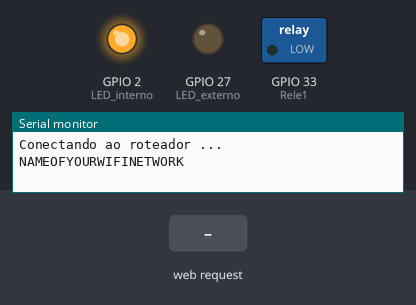
A sketch run on a simulated ESP8266 (NodeMCU). On the bench: switched loads named in the sketch (green lamp = pin HIGH), output pins drawn as LEDs (lit = HIGH), the last lines printed to the serial monitor. The test bench sets the inputs (shaded band). WiFi joins after 1.5 s; servers stay silent unless stated.

Above: at 0.1 s.
At 5.2 s:
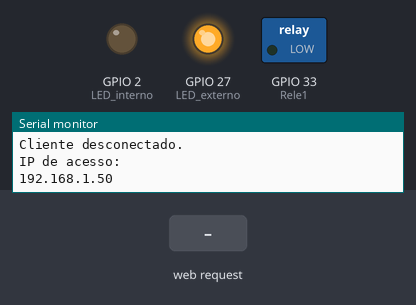
5.3 s: HTTP request GET /onoff received
7.5 s: HTTP request GET /123 received
9.6 s: HTTP request GET /colors received
Timing chart, 0 to 12.6 s (numbered marks = the images above; inputs shaded):
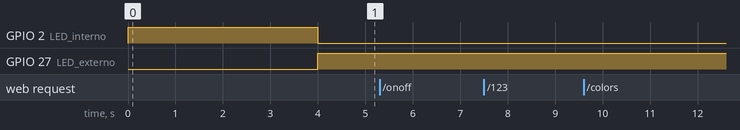

The sketch:

ESP32_TVRemoteControl_Samsung.ino
```cpp
//Bibliotecas para acesso Wifi
#include <WiFi.h>
#include <WiFiClient.h>
#include <WiFiAP.h>

//Bibliotecas para comunicação por infravermelho
#include <Arduino.h>
#include <IRremoteESP8266.h>
#include <IRsend.h>


#define Rele1 33 //usando o rele 01 no IN01

#define LED_externo 27
#define LED_interno 2 // Led Interno do Esp3

bool Estado_Do_Rele1 = LOW;


// substitua os dados entre parênteses com o nome da Rede e a senha desejados
const char *ssid = "NAMEOFYOURWIFINETWORK";
const char *password = "PASSWORD";

WiFiServer server(80);

//Pino de saída para infravermelho
const uint16_t kIrLed = 4;  // Recommended: 4 (D2).


IRsend irsend(kIrLed);  // Set the GPIO to be used to sending the message.


uint16_t bonoff[203] = {4512, 4492,  560, 1678,  560, 1676,  562, 1674,  560, 556,  562, 556,
    560, 558,  560, 558,  558, 558,  562, 1676,  560, 1676,  562, 1676,  564, 554,  558, 558,  560,
    558,  586, 532,  562, 558,  560, 558,  586, 1650,  560, 1674,  560, 560,  560, 558,  560, 1678,
    588, 1648,  558, 1678,  560, 1676,  560, 560,  560, 556,  560, 1676,  560, 1676,  560, 558,  586,
    532,  560, 556,  560, 46746,  4512, 4492,  560, 1676,  560, 1676,  586, 1650,  560, 558,  560, 558,
    560, 558,  558, 560,  560, 558,  560, 1678,  560, 1676,  560, 1678,  560, 558,  560, 558,  558, 560,
    562, 556,  558, 560,  560, 558,  560, 1678,  532, 1704,  558, 560,  560, 560,  560, 1676,  560, 1676,
    560, 1678,  558, 1676,  560, 558,  560, 558,  560, 1676,  560, 1676,  560, 558,  586, 532,  560, 556,
    588, 46724,  4514, 4492,  560, 1678,  586, 1650,  560, 1676,  558, 560,  548, 570,  534, 582,  562,
    558,  586, 532,  560, 1676,  560, 1678,  558, 1678,  562, 556,  560, 560,  560, 558,  560, 556,  534,
    584,  560, 558,  560, 1676,  560, 558,  534, 584,  560, 558,  560, 558,  560, 558,  560, 558,  560,
    1676,  562, 556,  588, 1650,  558, 1678,  560, 1676,  560, 1678,  558, 1678,  558, 1676,  534};
uint16_t b123[75] = {4530, 4494,  560, 1676,  558, 1678,  560, 1676,  558, 560,  558, 560,  560, 558,  560, 556,  534, 586,  558, 1680,  532, 1704,  560, 1678,  558, 560,  560, 558,  558, 560,  558, 560,  558, 560,  558, 560,  558, 1678,  532, 586,  558, 560,  560, 1678,  558, 560,  532, 1704,  562, 1676,  560, 1676,  534, 584,  532, 1704,  564, 1672,  558, 560,  532, 1704,  558, 560,  558, 558,  532, 48564,  286, 980,  266, 432,  268, 706,  294};
uint16_t bcolors[67] = {4512, 4494,  560, 1676,  558, 1678,  558, 1678,  530, 588,  532, 586,  530, 588,  558, 560,  556, 562,  556, 1680,  530, 1708,  532, 1704,  558, 560,  558, 560,  558, 560,  530, 586,  558, 562,  530, 586,  530, 1706,  530, 1706,  530, 1706,  530, 588,  556, 562,  532, 1706,  530, 1706,  556, 1680,  558, 560,  558, 560,  532, 588,  556, 1680,  530, 1706,  556, 562,  530, 588,  556};
uint16_t bcenter[67] = {4570, 4438,  562, 1674,  640, 1596,  614, 1622,  588, 530,  560, 560,  588, 530,  562, 556,  616, 502,  590, 1650,  640, 1598,  612, 1624,  560, 560,  590, 528,  562, 556,  560, 558,  586, 532,  644, 476,  614, 504,  586, 532,  588, 1650,  614, 504,  588, 1648,  558, 1678,  586, 530,  560, 1678,  558, 1678,  590, 1648,  616, 502,  560, 1676,  640, 478,  588, 530,  562, 1676,  586};
uint16_t bup[67] = {4486, 4520,  558, 1680,  556, 1678,  560, 1676,  562, 556,  560, 558,  560, 558,  560, 558,  560, 558,  560, 1676,  560, 1678,  558, 1678,  560, 560,  562, 556,  560, 558,  532, 586,  560, 558,  560, 558,  534, 584,  560, 558,  534, 586,  560, 558,  558, 1680,  560, 1676,  558, 560,  560, 1678,  560, 1678,  558, 1678,  560, 1678,  532, 1704,  560, 558,  532, 586,  560, 1678,  560};
uint16_t bdown[67] = {4512, 4492,  584, 1652,  560, 1676,  560, 1678,  560, 558,  560, 558,  562, 558,  558, 560,  560, 560,  532, 1704,  558, 1678,  560, 1676,  532, 586,  560, 558,  560, 558,  558, 560,  560, 558,  560, 1676,  560, 558,  532, 586,  558, 560,  558, 560,  560, 1678,  534, 1702,  560, 558,  586, 532,  534, 1704,  560, 1676,  534, 1702,  530, 1704,  558, 562,  560, 558,  558, 1678,  532};
uint16_t bleft[67] = {4502, 4520,  560, 1678,  560, 1678,  532, 1704,  558, 560,  534, 584,  532, 586,  558, 560,  532, 586,  560, 1676,  532, 1704,  532, 1704,  532, 584,  560, 558,  558, 560,  558, 560,  560, 558,  558, 1678,  532, 586,  560, 1676,  558, 562,  532, 586,  556, 1680,  558, 1678,  560, 558,  558, 560,  558, 1678,  558, 560,  558, 1678,  558, 1678,  530, 586,  560, 558,  560, 1676,  560};
uint16_t bright[75] = {4484, 4522,  556, 1680,  532, 1706,  556, 1680,  530, 588,  556, 562,  532, 586,  558, 562,  556, 562,  556, 1680,  530, 1706,  556, 1680,  530, 588,  558, 560,  530, 588,  532, 588,  554, 562,  530, 588,  530, 1706,  530, 588,  530, 586,  532, 586,  530, 1708,  530, 1706,  530, 588,  532, 1704,  556, 562,  530, 1706,  530, 1706,  530, 1706,  532, 588,  530, 588,  530, 1706,  530, 48564,  258, 1010,  240, 458,  262, 710,  266};
uint16_t bback[67] = {4534, 4490,  562, 1676,  536, 1700,  560, 1676,  560, 556,  562, 556,  566, 552,  534, 584,  560, 558,  560, 1676,  562, 1676,  560, 1678,  560, 556,  560, 558,  560, 558,  558, 558,  588, 528,  562, 558,  560, 556,  560, 558,  560, 1676,  586, 1652,  560, 558,  560, 1676,  558, 560,  562, 1674,  560, 1676,  560, 1676,  558, 558,  562, 558,  560, 1676,  560, 558,  562, 1674,  562};
uint16_t bhome[75] = {4560, 4464,  564, 1674,  564, 1672,  562, 1674,  618, 500,  564, 556,  562, 554,  562, 558,  560, 556,  590, 1648,  562, 1674,  562, 1674,  562, 556,  590, 528,  562, 556,  562, 556,  562, 556,  564, 1674,  564, 554,  562, 556,  560, 1676,  564, 1672,  590, 1646,  562, 1676,  562, 556,  564, 554,  562, 1674,  560, 1676,  562, 556,  562, 554,  590, 528,  564, 554,  564, 1674,  588, 48500,  316, 954,  296, 400,  294, 678,  270};
uint16_t bpause[75] = {4532, 4490,  562, 1676,  562, 1676,  558, 1676,  562, 556,  560, 558,  562, 558,  560, 556,  560, 558,  534, 1702,  562, 1676,  560, 1676,  562, 558,  558, 558,  562, 558,  560, 558,  560, 558,  560, 1676,  562, 556,  560, 556,  560, 1676,  560, 1674,  562, 1674,  586, 532,  560, 1678,  558, 558,  560, 1674,  564, 1674,  560, 558,  560, 558,  558, 560,  558, 1676,  562, 558,  560, 48548,  270, 982,  294, 402,  266, 706,  294};
uint16_t bvolup[67] = {4516, 4490,  562, 1674,  562, 1674,  588, 1654,  556, 556,  588, 530,  560, 560,  562, 556,  586, 532,  560, 1678,  560, 1676,  560, 1674,  586, 532,  560, 558,  562, 556,  562, 554,  562, 556,  562, 1674,  560, 1678,  558, 1678,  560, 556,  588, 530,  534, 584,  588, 530,  560, 556,  560, 558,  588, 530,  560, 558,  586, 1648,  562, 1674,  560, 1676,  586, 1650,  560, 1676,  562};
uint16_t bvoldown[67] = {4514, 4490,  562, 1672,  562, 1674,  588, 1650,  562, 556,  562, 556,  564, 554,  564, 556,  590, 528,  560, 1678,  562, 1672,  562, 1676,  562, 556,  590, 528,  588, 530,  562, 556,  562, 556,  562, 1674,  562, 1674,  562, 556,  588, 1650,  562, 556,  562, 556,  562, 556,  562, 556,  562, 556,  590, 528,  562, 1674,  562, 556,  562, 1674,  562, 1674,  562, 1674,  562, 1674,  590};
uint16_t bchup[67] = {4508, 4498,  530, 1706,  530, 1706,  556, 1680,  554, 564,  530, 588,  530, 588,  556, 562,  530, 588,  528, 1706,  556, 1680,  528, 1706,  556, 562,  528, 590,  556, 562,  532, 586,  530, 588,  530, 588,  530, 1706,  530, 588,  530, 588,  530, 1706,  530, 588,  556, 564,  530, 586,  530, 1706,  530, 588,  530, 1706,  556, 1682,  530, 588,  556, 1680,  530, 1706,  556, 1680,  556};
uint16_t bchdown[67] = {4526, 4492,  564, 1672,  562, 1676,  558, 1678,  560, 556,  560, 558,  560, 558,  560, 558,  560, 558,  532, 1704,  560, 1678,  530, 1704,  560, 558,  560, 558,  558, 560,  560, 558,  562, 556,  562, 556,  534, 584,  560, 558,  562, 556,  558, 1678,  534, 584,  534, 584,  558, 560,  562, 1674,  562, 1674,  560, 1676,  558, 1678,  558, 560,  558, 1678,  560, 1676,  558, 1678,  558};
uint16_t bnetf[75] = {4530, 4492,  560, 1678,  558, 1678,  558, 1676,  560, 558,  560, 558,  558, 558,  560, 558,  558, 560,  560, 1676,  558, 1678,  558, 1678,  560, 558,  558, 560,  558, 558,  560, 558,  558, 560,  560, 1676,  558, 1678,  564, 554,  556, 562,  558, 1678,  558, 1678,  560, 1676,  556, 1680,  560, 556,  560, 558,  560, 1676,  558, 1678,  558, 560,  556, 562,  558, 558,  558, 560,  558, 48520,  314, 956,  266, 430,  268, 704,  268};
uint16_t bamaz[75] = {4512, 4490,  560, 1674,  592, 1644,  562, 1672,  562, 556,  562, 556,  590, 526,  564, 556,  562, 556,  562, 1674,  564, 1670,  590, 1648,  562, 556,  590, 528,  562, 554,  562, 556,  618, 498,  562, 554,  592, 526,  590, 1648,  562, 552,  562, 1674,  590, 1644,  564, 1672,  562, 1674,  588, 1646,  562, 1674,  564, 552,  618, 1620,  590, 530,  564, 554,  592, 526,  562, 556,  562, 48516,  316, 952,  326, 370,  296, 676,  296};
uint16_t bwww[67] = {4530, 4490,  588, 1648,  588, 1650,  588, 1646,  592, 528,  562, 554,  588, 530,  562, 556,  562, 554,  562, 1676,  562, 1672,  590, 1646,  562, 556,  562, 556,  562, 556,  588, 528,  562, 556,  566, 1670,  562, 1674,  560, 1674,  562, 556,  562, 1674,  590, 1646,  562, 556,  562, 554,  562, 556,  562, 556,  590, 528,  562, 1676,  590, 526,  588, 530,  588, 1648,  590, 1646,  590};


void setup() {

  irsend.begin();
#if ESP8266
  Serial.begin(115200, SERIAL_8N1, SERIAL_TX_ONLY);
#else  // ESP8266
  Serial.begin(115200, SERIAL_8N1);
#endif  // ESP8266

pinMode(LED_externo, OUTPUT);
pinMode(LED_interno, OUTPUT);
digitalWrite(LED_externo,LOW);// inicializando como desligado o led externo
digitalWrite(LED_interno,HIGH);// inicializando como ligado o led interno

pinMode(Rele1, OUTPUT);

//Serial.begin(115200);
Serial.println();
Serial.println("Conectando ao roteador ...");
//conectar ao roteador
Serial.println(ssid);
WiFi.begin(ssid, password);
while (WiFi.status() != WL_CONNECTED) {
delay(2000);
Serial.print(".");
}
Serial.println(" ");
Serial.println("Rede Wifi Conectada");
Serial.println("IP de acesso: ");
Serial.println(WiFi.localIP());
delay(2000);

//inicia o webserver
server.begin();

Serial.println("Servidor Iniciado!!");
}

void loop()

{

if(WiFi.status() == WL_CONNECTED){
  digitalWrite(LED_externo, HIGH);
  digitalWrite(LED_interno,LOW);
  }
else
  {
  digitalWrite(LED_externo, LOW);
  digitalWrite(LED_interno,HIGH);
  }

WiFiClient client = server.available(); // verifica e armazena se tem clientes conectados na rede

if (client) { // se você conseguir um cliente,
  Serial.println("Novo Cliente."); // imprime uma mensagem pela porta serial
  String currentLine = ""; // faz uma String para manter os dados recebidos do cliente

  while (client.connected()) { // loop enquanto o cliente está conectado

    if (client.available()) { // se houver bytes para ler do cliente,
      char c = client.read(); // leia um byte e depois
      Serial.write(c); // imprima o monitor serial
      if (c == '\n') { // se o byte for um caractere de nova linha
          /* se a linha atual estiver em branco, você terá dois caracteres de nova linha em uma linha.
          esse é o fim da solicitação HTTP do cliente, então envie uma resposta: */
          if (currentLine.length() == 0) {
              /* Os cabeçalhos HTTP sempre começam com um código de resposta (por exemplo, HTTP / 1.1 200 OK)
              e um tipo de conteúdo para que o cliente saiba o que está por vir e, em seguida, uma linha em branco: */
              client.println("HTTP/1.1 200 OK");
              client.println("Content-type:text/html");
              client.println();


              // configuração de estilo do site
              client.println("<!DOCTYPE html><html>");
              //client.println("<head><title>Roadmap ESP32</title><meta name=\"viewport\"content=\"width=device-width, initial-scale=1\"><meta charset=\"utf-8\" />");
              client.println("<head><title>Controle Remoto</title><meta name=\"viewport\"content=\"width=device-width, initial-scale=1\"><meta charset=\"utf-8\" />");
              client.print("<style type=\"text/css\"> a{margin: 5px 5px; background: #000000; font-family: Arial; color: #ffffff; text-decoration: none; padding: 2% 20% 2%; border-radius: 10px; font-size: 1.4em;}</style>");
              client.print("<style type=\"text/css\"> h1{font-family: Arial; color: #FFFFFF;text-align:center}</style>");
              client.print("<style>th,td{text-align:center; height: 50px;}</style>");
              client.print("<meta name=""viewport"" content=""width=device-width, initial-scale=0.3"">");
              client.print("</head>");
              client.println("<body style='width:600px; background-color:#444444;'><h1>Controle TV Samsung</h1><br>");

              //client.print("<a style=\"font-family: Arial; font-size: 24px;\" href=\"/onoff\">Liga/Desliga</a> </br></br></br>");
              /*font-size: 24px*/

              client.println("<table style=""width:100%""><tr>");
              client.println("<th></th>");
              client.println("<th><a href=\"/onoff\">Liga/Desliga</a></th>");
              client.println("<th></th>");
              client.println("</tr>");

                client.println("<tr><td><a href=\"/123\">123</a></td>");
                client.println("<td></td>");
                client.println("<td><a href=\"/colors\">Cores</a></td></tr>");

                client.println("<tr><td></td>");
                client.println("<td><a href=\"/up\">Cima</a></td>");
                client.println("<td></td></tr>	");

                client.println("<tr><td><a href=\"/left\">Esq.</a></td>");
                client.println("<td><a href=\"/center\">Centro</a></td>");
                client.println("<td><a href=\"/right\">Dir</a></td></tr>");

                client.println("<tr><td></td>");
                client.println("<td><a href=\"/down\">Baixo</a></td>");
                client.println("<td></td></tr>	");

                client.println("<tr><td></td></tr>");

                client.println("<tr><td><a href=\"/back\">Voltar</a></td>");
                client.println("<td><a href=\"/home\">Home</a></td>");
                client.println("<td><a href=\"/pause\">Pause</a></td></tr>");

                client.println("<tr><td><a href=\"/volup\">Volume +</a></td>");
                client.println("<td></td>");
                client.println("<td><a href=\"/chup\">Canal +</a></td></tr>");

                client.println("<tr><td><a href=\"/voldown\">Volume -</a></td>");
                client.println("<td></td>");
                client.println("<td><a href=\"/chdown\">Canal -</a></td></tr>");

                client.println("<tr><td><a href=\"/netf\">Netflix</a></td>");
                client.println("<td><a href=\"/amaz\">Amazon</a></td>");
                client.println("<td><a href=\"/www\">WWW</a></td></tr>");

                client.println("</table></body>");
              // A resposta HTTP termina com outra linha em branco:
              client.println();
              // sair do loop while:
              break;
            }
            else
            { // se você tiver uma nova linha, então limpe a linha atual:
            currentLine = "";
            }

      } else if (c != '\r')
        { // se você tiver qualquer outra coisa além de um caractere de retorno de linha,
        currentLine += c; // adicioná-lo ao final da linha atual
        }

    // Verifica se o pedido do cliente foi para atualizar algum dos reles (GET /T)

      if (currentLine.endsWith("GET /onoff")) {
          irsend.sendRaw(bonoff, 203, 38);  // Send a raw data capture at 38kHz.
          Serial.println();
          Serial.println("Comando enviado: Liga/Desliga");
        }
      if (currentLine.endsWith("GET /123")) {
        irsend.sendRaw(b123, 75, 38);  // Send a raw data capture at 38kHz.
        Serial.println();
        Serial.println("Comando enviado: 123");
      }
      if (currentLine.endsWith("GET /colors")) {
        irsend.sendRaw(bcolors, 67, 38);  // Send a raw data capture at 38kHz.
        Serial.println();
        Serial.println("Comando enviado: Colors");
      }
      if (currentLine.endsWith("GET /up")) {
        irsend.sendRaw(bup, 67, 38);  // Send a raw data capture at 38kHz.
        Serial.println();
        Serial.println("Comando enviado: Cima");
      }
      if (currentLine.endsWith("GET /left")) {
        irsend.sendRaw(bleft, 67, 38);  // Send a raw data capture at 38kHz.
        Serial.println();
        Serial.println("Comando enviado: Esquerda");
      }
      if (currentLine.endsWith("GET /center")) {
        irsend.sendRaw(bcenter, 67, 38);  // Send a raw data capture at 38kHz.
        Serial.println();
        Serial.println("Comando enviado: Center");
      }
      if (currentLine.endsWith("GET /right")) {
        irsend.sendRaw(bright, 75, 38);  // Send a raw data capture at 38kHz.
        Serial.println();
        Serial.println("Comando enviado: Direita");
      }

      if (currentLine.endsWith("GET /down")) {
        irsend.sendRaw(bdown, 67, 38);  // Send a raw data capture at 38kHz.
        Serial.println();
        Serial.println("Comando enviado: Baixo");
      }
      if (currentLine.endsWith("GET /back")) {
        irsend.sendRaw(bback, 67, 38);  // Send a raw data capture at 38kHz.
        Serial.println();
        Serial.println("Comando enviado: Voltar");
      }
      if (currentLine.endsWith("GET /home")) {
        irsend.sendRaw(bhome, 75, 38);  // Send a raw data capture at 38kHz.
        Serial.println();
        Serial.println("Comando enviado: Home");
      }
      if (currentLine.endsWith("GET /pause")) {
        irsend.sendRaw(bpause, 75, 38);  // Send a raw data capture at 38kHz.
        Serial.println();
        Serial.println("Comando enviado: Pause");
      }
      if (currentLine.endsWith("GET /volup")) {
        irsend.sendRaw(bvolup, 67, 38);  // Send a raw data capture at 38kHz.
        Serial.println();
        Serial.println("Comando enviado: Vol up");
      }
      if (currentLine.endsWith("GET /voldown")) {
        irsend.sendRaw(bvoldown, 67, 38);  // Send a raw data capture at 38kHz.
        Serial.println();
        Serial.println("Comando enviado: Vol down");
      }
      if (currentLine.endsWith("GET /chup")) {
        irsend.sendRaw(bchup, 67, 38);  // Send a raw data capture at 38kHz.
        Serial.println();
        Serial.println("Comando enviado: Canal up ");
      }
      if (currentLine.endsWith("GET /chdown")) {
        irsend.sendRaw(bchdown, 67, 38);  // Send a raw data capture at 38kHz.
        Serial.println();
        Serial.println("Comando enviado: Canal Down ");
      }
      if (currentLine.endsWith("GET /netf")) {
        irsend.sendRaw(bnetf, 75, 38);  // Send a raw data capture at 38kHz.
        Serial.println();
        Serial.println("Comando enviado: Netflix ");
      }
      if (currentLine.endsWith("GET /amaz")) {
        irsend.sendRaw(bamaz, 75, 38);  // Send a raw data capture at 38kHz.
        Serial.println();
        Serial.println("Comando enviado: Amazon ");
      }
      if (currentLine.endsWith("GET /www")) {
        irsend.sendRaw(bwww, 67, 38);  // Send a raw data capture at 38kHz.
        Serial.println();
        Serial.println("Comando enviado: WWW ");
      }


      }
    }
  }


// termina a conexão com o cliente
client.stop();
Serial.println("Cliente desconectado.");
Serial.println("IP de acesso: ");
Serial.println(WiFi.localIP());
delay(1000);

}
```
